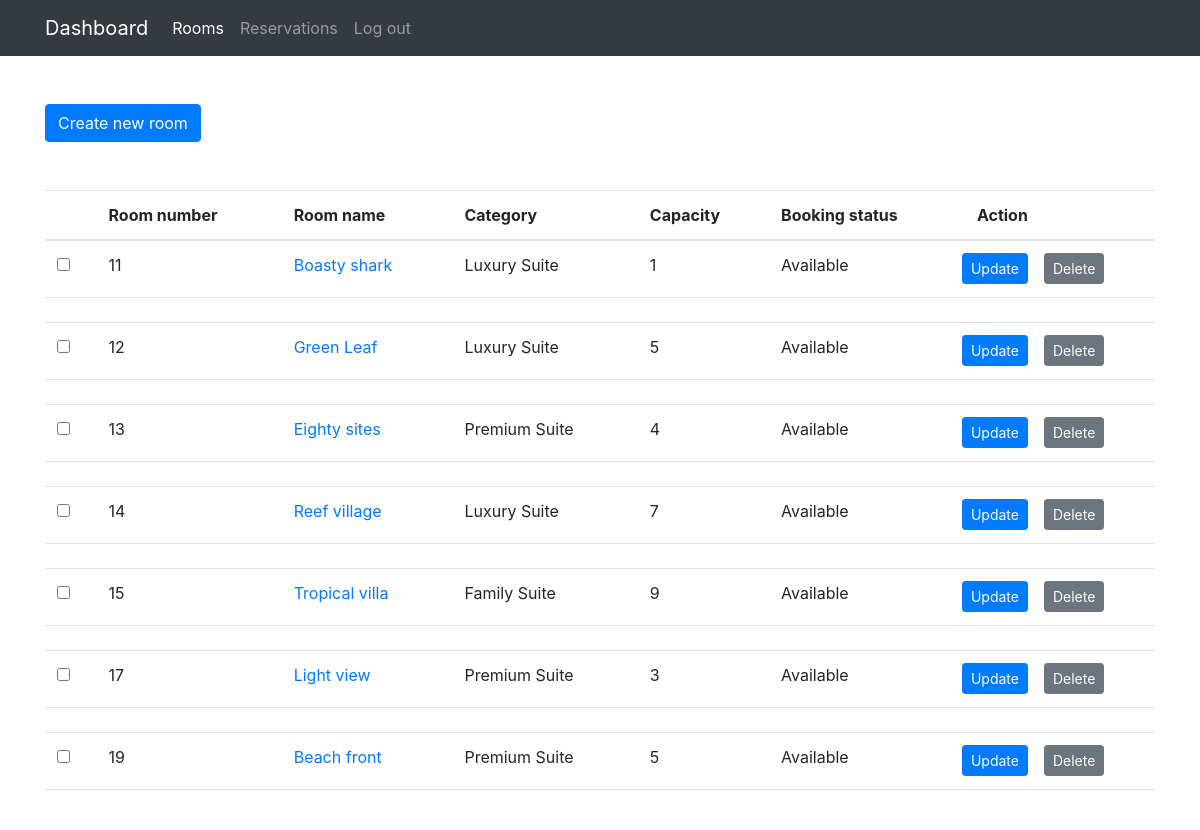
/Admin/rooms/index.php (signed in), run on the app's committed database.
### tables this page shows
CREATE TABLE `rooms` (
  `roomid` int(11) NOT NULL,
  `name` varchar(55) DEFAULT NULL,
  `number` varchar(55) NOT NULL,
  `category` int(11) NOT NULL,
  `capacity` int(11) NOT NULL,
  `image` varchar(255) NOT NULL,
  `isReserved` tinyint(1) NOT NULL DEFAULT 0,
  `isBooked` tinyint(1) NOT NULL DEFAULT 0,
  `created_on` date NOT NULL DEFAULT current_timestamp()
);

CREATE TABLE `categories` (
  `id` int(11) NOT NULL,
  `description` varchar(55) NOT NULL,
  `label` char(5) NOT NULL,
  `capacity` int(11) NOT NULL,
  `price` int(11) NOT NULL
);

### Admin/rooms/index.php (the view, shortened to what this page needs)
<?php
    function getRooms() {
        $pdo = establishCONN();
        $stmt = $pdo->prepare("SELECT rooms.roomid, rooms.name, rooms.number, rooms.capacity, rooms.isBooked, categories.description from rooms LEFT JOIN categories ON rooms.category = categories.id");
        $stmt->execute();
        return $stmt->fetchAll(PDO::FETCH_ASSOC);
    }
?>
<!doctype html>
<html lang="en">
  <head>
    <link rel="stylesheet" href="https://cdn.jsdelivr.net/npm/bootstrap@4.6.2/dist/css/bootstrap.min.css">
    <link rel="stylesheet" href="../style.css">
  </head>
  <body>
    <nav class="navbar navbar-expand-lg navbar-dark bg-dark">
        <div class="container">
            <a class="navbar-brand" href="#">Dashboard</a>
            <div class="collapse navbar-collapse" id="navbarSupportedContent">
                <ul class="navbar-nav mr-auto">
                <li class="nav-item active">
                    <a class="nav-link" href="./index.php">Rooms <span class="sr-only">(current)</span></a>
                </li>
                <li class="nav-item">
                    <a class="nav-link" href="../reservations/" class="active">Reservations</a>
                </li>
                <li class="nav-item">
                    <a class="nav-link" href="../logout.php">Log out</a>
                </li>
            </div>
        </div>
    </nav>
    <div class="container">
         <a href="../rooms/addroom.php" class="btn btn-primary my-5">Create new room</a>
        <table class="table custom-table">
           <thead>
              <tr>
                 <th scope="col">
                 </th>
                 <th scope="col">Room number</th>
                 <th scope="col">Room name</th>
                 <th scope="col">Category</th>
                 <th scope="col">Capacity</th>
                 <th scope="col">Booking status</th>
                 <th scope="col">Action</th>
              </tr>
           </thead>
           <tbody>
              <?php foreach($res = getRooms() as $r) {?>
              <tr scope="row">
                 <th scope="row">
                    <label class="control control--checkbox">
                    <input type="checkbox">
                    </label>
                 </th>
                 <td><?php echo $r["number"] ?></td>
                 <td><a href="#"><?php echo $r["name"]; ?></a></td>
                 <td>
                  <?php echo($r["description"]); ?>
                 </td>
                 <td>
                    <?php echo $r["capacity"]; ?>
                 </td>
                 <td><?php if($r["isBooked"]){echo "Booked";} else { echo "Available";} ?></td>
                 <td>
                  <div class="row">
                     <a href="./update.php?r_id=<?php echo $r["roomid"] ?>" class="btn btn-primary btn-sm mr-3">Update</a>
                     <form action="./delete.php?r_id=<?php echo $r["roomid"] ?>" method="POST">
                        <button class="btn btn-secondary btn-sm">Delete</button>
                     </form>
                  </td>
                  </div>
              </tr>
              <tr class="spacer"><td colspan="100"></td></tr>
              <?php } ?>
  </body>
</html>

### Admin/style.css (style rules this page uses)
nav { position: sticky; top: 0; }

### data on the page
rooms: number "11", name "Boasty shark", category.description "Luxury Suite", capacity "1", isBooked "Available"
rooms: number "12", name "Green Leaf", category.description "Luxury Suite", capacity "5", isBooked "Available"
rooms: number "13", name "Eighty sites", category.description "Premium Suite", capacity "4", isBooked "Available"
rooms: number "14", name "Reef village", category.description "Luxury Suite", capacity "7", isBooked "Available"
rooms: number "15", name "Tropical villa", category.description "Family Suite", capacity "9", isBooked "Available"
rooms: number "17", name "Light view", category.description "Premium Suite", capacity "3", isBooked "Available"
rooms: number "19", name "Beach front", category.description "Premium Suite", capacity "5", isBooked "Available"
